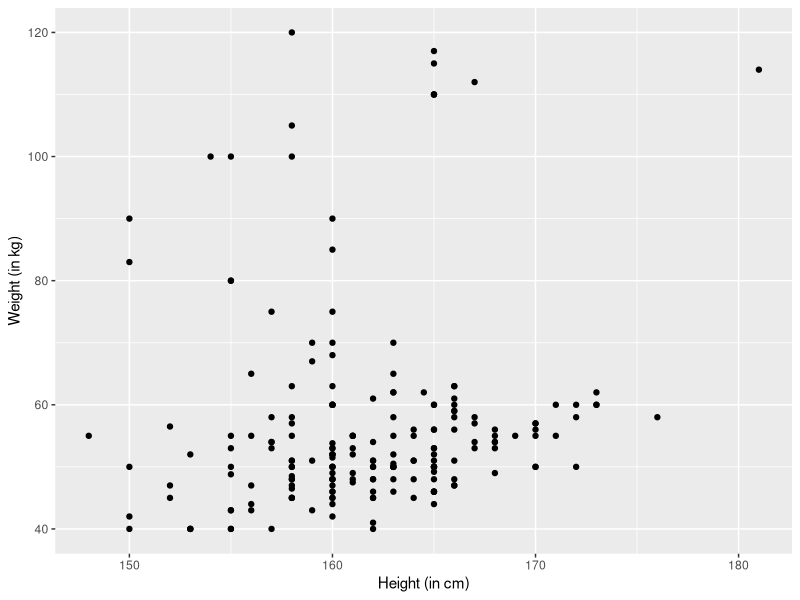
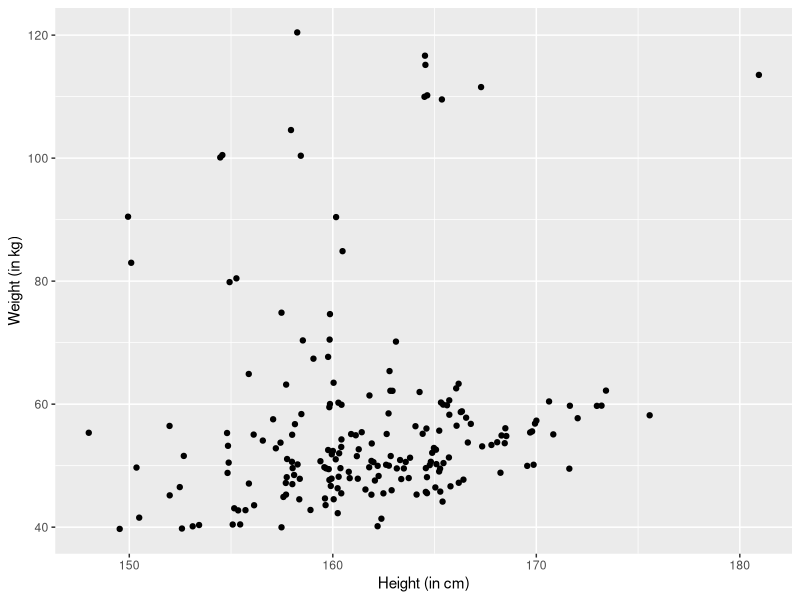
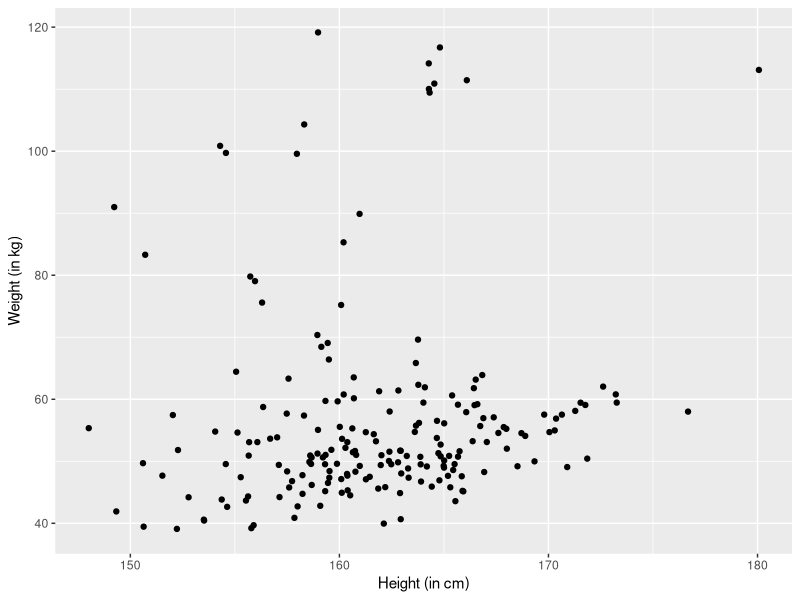
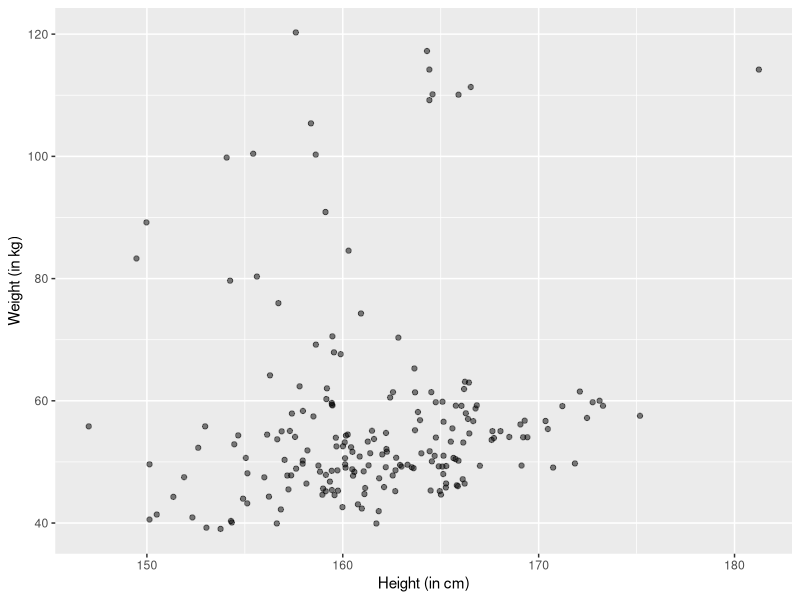

R code for these plots, in order:
## ---- chunk 1
library(ggplot2)
df <- read.csv("selfie-data.csv")
## ---- chunk 2
ggplot(df, aes(x=height, y=weight)) +
  geom_point() +
  xlab("Height (in cm)") +
  ylab("Weight (in kg)")
## ---- chunk 3
MyJitter <- function(values, jitter = 0.5) {
  n <- length(values)
  return(runif(n, -jitter, +jitter) + values)
}
## ---- chunk 4
ggplot(df, aes(x=MyJitter(height), y=MyJitter(weight))) +
  geom_point() +
  xlab("Height (in cm)") +
  ylab("Weight (in kg)")
## ---- chunk 5
ggplot(df, aes(x=MyJitter(height,1), y=MyJitter(weight,1))) +
  geom_point() +
  xlab("Height (in cm)") +
  ylab("Weight (in kg)")
## ---- chunk 6
ggplot(df, aes(x=MyJitter(height,1), y=MyJitter(weight,1))) +
  geom_point(alpha = 0.5) +
  xlab("Height (in cm)") +
  ylab("Weight (in kg)")
## ---- chunk 7
MyCov <- function(x,y){
  x_length <- length(x)
  y_length <- length(y)
  if(x_length != y_length){
    message("Arrays should have the same length!")
  }
  sum_init <- 0 # initiate the sum
  for (i in 1:x_length) {
    dxi = x[i] - mean(x)
    dyi = y[i] - mean(y)
    sum_init = sum_init +  dxi * dyi
  }
  return(sum_init/(x_length-1))
}
## ---- chunk 8
MyCov <- function(x,y){
  x_length <- length(x)
  y_length <- length(y)
  if(x_length != y_length){
    message("Arrays should have the same length!")
  }
  x_means = rep(mean(x), times = x_length) # a vector of the mean of x
  y_means = rep(mean(y), times = x_length) # a vector of the mean of y
  d_x = x - x_means # a vector of deviations for x
  d_y = y - y_means # a vector of deviations for y
  return(sum(d_x * d_y) / (x_length-1))
}
## ---- chunk 9
MyCov(df$height, df$weight) == cov(df$height, df$weight)
## ---- chunk 10
MyCov(df$height, df$weight)
## ---- chunk 11
weight_in_lbs = df$weight *2.21
MyCov(df$height, weight_in_lbs)
